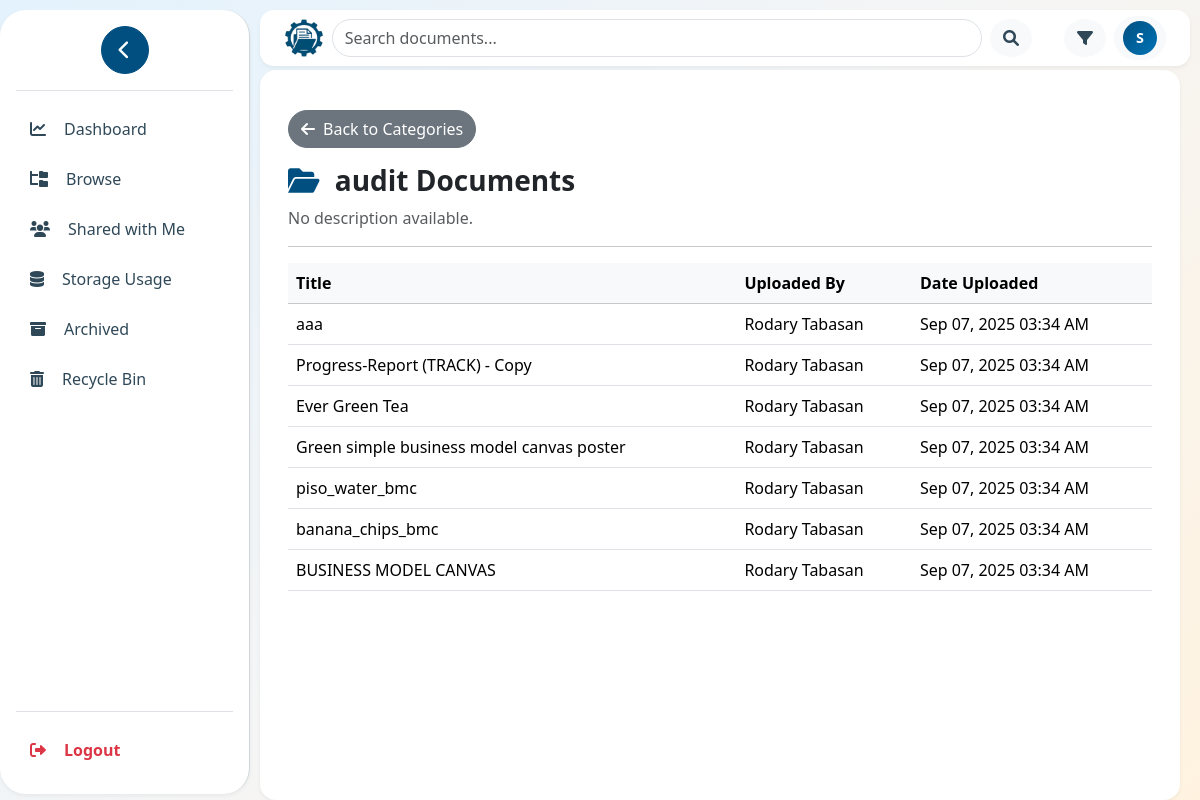
The page /categories/view_category.php?id=23 (signed in) on the database as committed earlier.
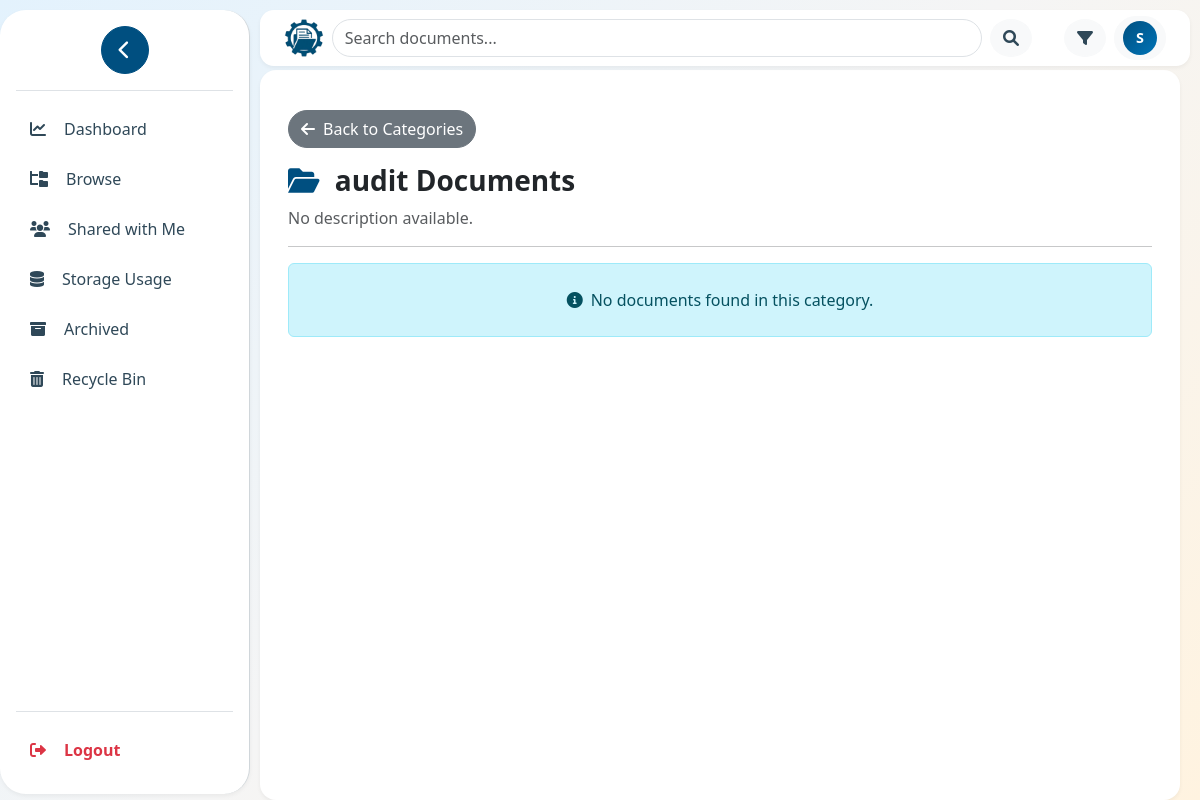
The same page on the database as committed later.
### tables this page shows
CREATE TABLE `documents` (
  `id` int(11) NOT NULL,
  `title` varchar(255) NOT NULL,
  `description` text DEFAULT NULL,
  `filename` varchar(255) NOT NULL,
  `original_filename` varchar(255) NOT NULL,
  `file_size` bigint(20) NOT NULL,
  `file_type` varchar(100) NOT NULL,
  `file_path` text NOT NULL,
  `folder_id` int(11) DEFAULT NULL,
  `category_id` int(11) DEFAULT NULL,
  `uploaded_by` int(11) NOT NULL,
  `is_public` tinyint(1) DEFAULT 0,
  `tags` text DEFAULT NULL,
  `download_count` int(11) DEFAULT 0,
  `created_at` datetime DEFAULT current_timestamp(),
  `updated_at` datetime DEFAULT current_timestamp() ON UPDATE current_timestamp(),
  `is_deleted` tinyint(1) DEFAULT 0,
  `deleted_at` datetime DEFAULT NULL,
  `archived` tinyint(1) DEFAULT 0,
  `archived_at` datetime DEFAULT NULL,
  `is_archived` tinyint(1) DEFAULT 0
);

CREATE TABLE `users` (
  `id` int(11) NOT NULL,
  `username` varchar(100) NOT NULL,
  `email` varchar(100) NOT NULL,
  `password` varchar(200) NOT NULL,
  `full_name` varchar(100) DEFAULT NULL,
  `role` enum('user','admin','superadmin') DEFAULT 'user',
  `created_at` datetime DEFAULT current_timestamp(),
  `updated_at` datetime DEFAULT current_timestamp() ON UPDATE current_timestamp(),
  `is_logged_in` tinyint(1) DEFAULT 0,
  `status` enum('pending','active','disabled') DEFAULT 'pending'
);

### categories/view_category.php (the view, shortened to what this page needs)
<?php
require_once '../includes/header.php';
$category_id = intval($_GET['id']);
$stmt = $db->prepare("SELECT * FROM categories WHERE id = ?");
$stmt->execute([$category_id]);
$category = $stmt->fetch();
$query = "
    SELECT d.id, d.title, d.created_at, u.full_name AS uploader
    FROM documents d
    LEFT JOIN users u ON d.uploaded_by = u.id
    WHERE d.category_id = ?
    ORDER BY d.created_at DESC
";
$stmt = $db->prepare($query);
$stmt->execute([$category_id]);
$documents = $stmt->fetchAll();
?>
<div class="container py-4">
  <a href="manage.php" class="btn btn-secondary rounded-pill mb-3">
    <i class="fas fa-arrow-left me-2"></i>Back to Categories
  </a>
  <h3 class="fw-bold mb-2">
    <i class="fas fa-folder-open me-2" style="color:<?= htmlspecialchars($category['color']); ?>"></i>
    <?= htmlspecialchars($category['name']); ?> Documents
  </h3>
  <p class="text-muted"><?= htmlspecialchars($category['description'] ?: 'No description available.'); ?></p>
  <hr>
  <?php if (empty($documents)): ?>
    <div class="alert alert-info text-center py-4">
      <i class="fas fa-info-circle me-2"></i>No documents found in this category.
    </div>
  <?php else: ?>
    <div class="table-responsive">
      <table class="table table-hover align-middle">
        <thead class="table-light">
          <tr>
            <th>Title</th>
            <th>Uploaded By</th>
            <th>Date Uploaded</th>
          </tr>
        </thead>
        <tbody>
          <?php foreach ($documents as $doc): ?>
            <tr>
              <td><?= htmlspecialchars($doc['title']); ?></td>
              <td><?= htmlspecialchars($doc['uploader'] ?: 'Unknown'); ?></td>
              <td><?= htmlspecialchars(date('M d, Y h:i A', strtotime($doc['created_at']))); ?></td>
            </tr>
          <?php endforeach; ?>
        </tbody>
      </table>
    </div>
  <?php endif; ?>
</div>

Rows that differ between the two databases and show on the page:
removed documents: title "aaa", uploaded_by.full_name "Rodary Tabasan", created_at "Sep 07, 2025 03:34 AM"
removed documents: title "Progress-Report (TRACK) - Copy", uploaded_by.full_name "Rodary Tabasan", created_at "Sep 07, 2025 03:34 AM"
removed documents: title "Ever Green Tea", uploaded_by.full_name "Rodary Tabasan", created_at "Sep 07, 2025 03:34 AM"
removed documents: title "Green simple business model canvas poster", uploaded_by.full_name "Rodary Tabasan", created_at "Sep 07, 2025 03:34 AM"
removed documents: title "piso_water_bmc", uploaded_by.full_name "Rodary Tabasan", created_at "Sep 07, 2025 03:34 AM"
removed documents: title "banana_chips_bmc", uploaded_by.full_name "Rodary Tabasan", created_at "Sep 07, 2025 03:34 AM"
removed documents: title "BUSINESS MODEL CANVAS", uploaded_by.full_name "Rodary Tabasan", created_at "Sep 07, 2025 03:34 AM"
Other text that changed with them:
text no longer shown: "Title Uploaded By Date Uploaded"
text now shown: "No documents found in this category."
